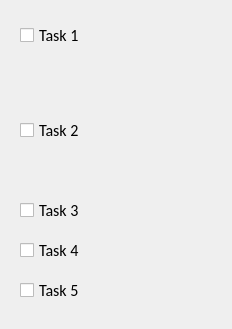
      <widget class="QWidget" name="scrollAreaWidgetContents">
       <property name="geometry">
        <rect>
         <x>0</x>
         <y>0</y>
         <width>232</width>
         <height>329</height>
        </rect>
       </property>
       <widget class="QCheckBox" name="Task1">
        <property name="geometry">
         <rect>
          <x>20</x>
          <y>10</y>
          <width>441</width>
          <height>51</height>
         </rect>
        </property>
        <property name="minimumSize">
         <size>
          <width>151</width>
          <height>0</height>
         </size>
        </property>
        <property name="maximumSize">
         <size>
          <width>16777183</width>
          <height>16777215</height>
         </size>
        </property>
        <property name="font">
         <font>
          <family>Calibri</family>
          <pointsize>12</pointsize>
         </font>
        </property>
        <property name="cursor">
         <cursorShape>ArrowCursor</cursorShape>
        </property>
        <property name="focusPolicy">
         <enum>Qt::FocusPolicy::StrongFocus</enum>
        </property>
        <property name="text">
         <string>Task 1</string>
        </property>
        <property name="iconSize">
         <size>
          <width>20</width>
          <height>20</height>
         </size>
        </property>
       </widget>
       <widget class="QCheckBox" name="Task2">
        <property name="geometry">
         <rect>
          <x>20</x>
          <y>110</y>
          <width>201</width>
          <height>41</height>
         </rect>
        </property>
        <property name="font">
         <font>
          <family>Calibri</family>
          <pointsize>12</pointsize>
         </font>
        </property>
        <property name="text">
         <string>Task 2</string>
        </property>
       </widget>
       <widget class="QCheckBox" name="Task3">
        <property name="geometry">
         <rect>
          <x>20</x>
          <y>190</y>
          <width>151</width>
          <height>41</height>
         </rect>
        </property>
        <property name="font">
         <font>
          <family>Calibri</family>
          <pointsize>12</pointsize>
         </font>
        </property>
        <property name="text">
         <string>Task 3</string>
        </property>
        <property name="iconSize">
         <size>
          <width>50</width>
          <height>50</height>
         </size>
        </property>
       </widget>
       <widget class="QCheckBox" name="Task4">
        <property name="geometry">
         <rect>
          <x>20</x>
          <y>230</y>
          <width>151</width>
          <height>41</height>
         </rect>
        </property>
        <property name="font">
         <font>
          <family>Calibri</family>
          <pointsize>12</pointsize>
         </font>
        </property>
        <property name="text">
         <string>Task 4</string>
        </property>
       </widget>
       <widget class="QCheckBox" name="Task5">
        <property name="geometry">
         <rect>
          <x>20</x>
          <y>270</y>
          <width>151</width>
          <height>41</height>
         </rect>
        </property>
        <property name="font">
         <font>
          <family>Calibri</family>
          <pointsize>12</pointsize>
         </font>
        </property>
        <property name="text">
         <string>Task 5</string>
        </property>
       </widget>
      </widget>
